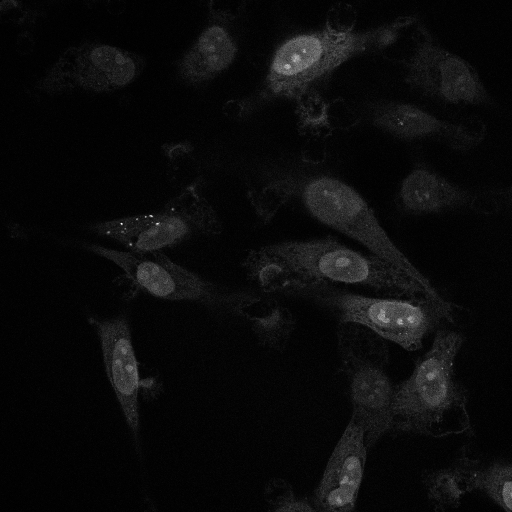
#> input picture 3_hela_LC3_sc1_ct_G0.6_R4_01_ch00.tif, 1024 x 1024 px (shown at 1/2 size); its folder holds only this picture in this run
$ python tracking_dog.py .. out.png
#> lines starting #> are read from the running program, lines starting #| are printed output that depends on the picture
#/bin/python3

import numpy as np
import cv2 as cv
from matplotlib import pyplot as plt
import os
import sys
import argparse


## Pass through all parameters
parser = argparse.ArgumentParser()
parser.add_argument('path', type=str)
parser.add_argument('output', type=str)
#parser.add_argument('name', type=str)
args = parser.parse_args()
img_dirs = args.path
out_dirs = args.output
#name = args.name

files = os.listdir(img_dirs)
files.sort()

## Constant number
fps = 0.6

# Local the neurons

# extra fluorescence
frame = 0

for img_name in files:
    img = cv.imread(img_dirs+'/'+img_name, 2)
#> img is the input picture: shape (1024, 1024); min 0, max 255, mean 10.5
    x_max = (img.shape)[0]
#> x_max = 1024
    y_max = (img.shape)[1]
#> y_max = 1024
    #img = ((img-10000)/117).astype('uint8')
    #img = img[int(1/3*x_max): int(2/3*x_max), int(1/3*y_max):int(2/3*y_max)]
    #edges = cv.Canny(img, 28, 143)
    binary1 = cv.GaussianBlur(img, (3,3), 0);
    #binary2 = cv.GaussianBlur(img, (31,31), 0);
    binary2 = cv.GaussianBlur(img, (11,11), 0);
    plt.subplot(121), plt.imshow(img)
    plt.title('Orignal Image')
    plt.subplot(122), plt.imshow(binary1 - binary2)#binary1)
    #plt.subplot(122), plt.imshow(edges)
    plt.title('Edge Image')
    #plt.show()
    #cv.rectangle(img, (v_0,h_0), (v_1, h_1))
    #plt.savefig(out_dirs + '/'+ img_name +'.png', dpi=300)
    cv.imwrite(out_dirs + '/'+ img_name +'.tif', binary2-binary1)
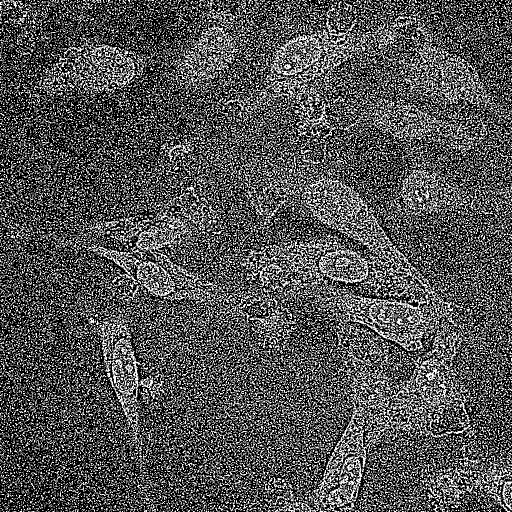
#> saved as 3_hela_LC3_sc1_ct_G0.6_R4_01_ch00.tif.tif: shape (1024, 1024) (shown at 1/2 size); min 0, max 255, mean 83.2
#> (the run stopped early here; a loop or call above may not have finished)
